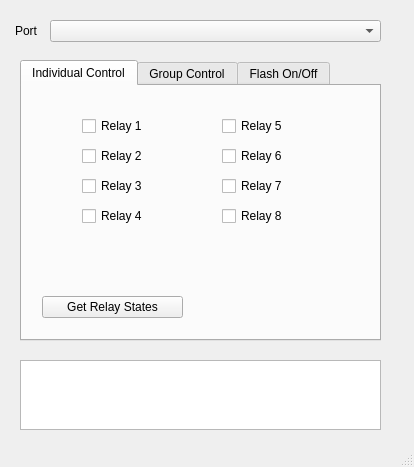
<?xml version="1.0" encoding="UTF-8"?>
<ui version="4.0">
 <class>MainWindow</class>
 <widget class="QMainWindow" name="MainWindow">
  <property name="geometry">
   <rect>
    <x>0</x>
    <y>0</y>
    <width>414</width>
    <height>467</height>
   </rect>
  </property>
  <property name="windowTitle">
   <string>MainWindow</string>
  </property>
  <widget class="QWidget" name="centralwidget">
   <widget class="QComboBox" name="comboBox">
    <property name="geometry">
     <rect>
      <x>50</x>
      <y>20</y>
      <width>331</width>
      <height>22</height>
     </rect>
    </property>
   </widget>
   <widget class="QLabel" name="label">
    <property name="geometry">
     <rect>
      <x>15</x>
      <y>24</y>
      <width>57</width>
      <height>14</height>
     </rect>
    </property>
    <property name="text">
     <string>Port</string>
    </property>
   </widget>
   <widget class="QTabWidget" name="tabWidget">
    <property name="geometry">
     <rect>
      <x>20</x>
      <y>60</y>
      <width>361</width>
      <height>281</height>
     </rect>
    </property>
    <property name="currentIndex">
     <number>0</number>
    </property>
    <widget class="QWidget" name="tab">
     <attribute name="title">
      <string>Individual Control</string>
     </attribute>
     <widget class="QCheckBox" name="checkBox_5">
      <property name="geometry">
       <rect>
        <x>200</x>
        <y>30</y>
        <width>85</width>
        <height>20</height>
       </rect>
      </property>
      <property name="text">
       <string>Relay 5</string>
      </property>
     </widget>
     <widget class="QCheckBox" name="checkBox_4">
      <property name="geometry">
       <rect>
        <x>60</x>
        <y>120</y>
        <width>85</width>
        <height>20</height>
       </rect>
      </property>
      <property name="text">
       <string>Relay 4</string>
      </property>
     </widget>
     <widget class="QCheckBox" name="checkBox_2">
      <property name="geometry">
       <rect>
        <x>60</x>
        <y>60</y>
        <width>85</width>
        <height>20</height>
       </rect>
      </property>
      <property name="text">
       <string>Relay 2</string>
      </property>
     </widget>
     <widget class="QCheckBox" name="checkBox_3">
      <property name="geometry">
       <rect>
        <x>60</x>
        <y>90</y>
        <width>85</width>
        <height>20</height>
       </rect>
      </property>
      <property name="text">
       <string>Relay 3</string>
      </property>
     </widget>
     <widget class="QCheckBox" name="checkBox">
      <property name="geometry">
       <rect>
        <x>60</x>
        <y>30</y>
        <width>85</width>
        <height>20</height>
       </rect>
      </property>
      <property name="text">
       <string>Relay 1</string>
      </property>
     </widget>
     <widget class="QCheckBox" name="checkBox_7">
      <property name="geometry">
       <rect>
        <x>200</x>
        <y>90</y>
        <width>85</width>
        <height>20</height>
       </rect>
      </property>
      <property name="text">
       <string>Relay 7</string>
      </property>
     </widget>
     <widget class="QCheckBox" name="checkBox_8">
      <property name="geometry">
       <rect>
        <x>200</x>
        <y>120</y>
        <width>85</width>
        <height>20</height>
       </rect>
      </property>
      <property name="text">
       <string>Relay 8</string>
      </property>
     </widget>
     <widget class="QCheckBox" name="checkBox_6">
      <property name="geometry">
       <rect>
        <x>200</x>
        <y>60</y>
        <width>85</width>
        <height>20</height>
       </rect>
      </property>
      <property name="text">
       <string>Relay 6</string>
      </property>
     </widget>
     <widget class="QPushButton" name="pushButton">
      <property name="geometry">
       <rect>
        <x>20</x>
        <y>210</y>
        <width>141</width>
        <height>22</height>
       </rect>
      </property>
      <property name="text">
       <string>Get Relay States</string>
      </property>
     </widget>
    </widget>
    <widget class="QWidget" name="tab_2">
     <attribute name="title">
      <string>Group Control</string>
     </attribute>
     <widget class="QCheckBox" name="checkBox_9">
      <property name="geometry">
       <rect>
        <x>60</x>
        <y>30</y>
        <width>85</width>
        <height>20</height>
       </rect>
      </property>
      <property name="text">
       <string>Relay 1</string>
      </property>
     </widget>
     <widget class="QCheckBox" name="checkBox_10">
      <property name="geometry">
       <rect>
        <x>60</x>
        <y>60</y>
        <width>85</width>
        <height>20</height>
       </rect>
      </property>
      <property name="text">
       <string>Relay 2</string>
      </property>
     </widget>
     <widget class="QCheckBox" name="checkBox_11">
      <property name="geometry">
       <rect>
        <x>60</x>
        <y>90</y>
        <width>85</width>
        <height>20</height>
       </rect>
      </property>
      <property name="text">
       <string>Relay 3</string>
      </property>
     </widget>
     <widget class="QCheckBox" name="checkBox_12">
      <property name="geometry">
       <rect>
        <x>60</x>
        <y>120</y>
        <width>85</width>
        <height>20</height>
       </rect>
      </property>
      <property name="text">
       <string>Relay 4</string>
      </property>
     </widget>
     <widget class="QCheckBox" name="checkBox_13">
      <property name="geometry">
       <rect>
        <x>200</x>
        <y>30</y>
        <width>85</width>
        <height>20</height>
       </rect>
      </property>
      <property name="text">
       <string>Relay 5</string>
      </property>
     </widget>
     <widget class="QCheckBox" name="checkBox_14">
      <property name="geometry">
       <rect>
        <x>200</x>
        <y>60</y>
        <width>85</width>
        <height>20</height>
       </rect>
      </property>
      <property name="text">
       <string>Relay 6</string>
      </property>
     </widget>
     <widget class="QCheckBox" name="checkBox_15">
      <property name="geometry">
       <rect>
        <x>200</x>
        <y>90</y>
        <width>85</width>
        <height>20</height>
       </rect>
      </property>
      <property name="text">
       <string>Relay 7</string>
      </property>
     </widget>
     <widget class="QCheckBox" name="checkBox_16">
      <property name="geometry">
       <rect>
        <x>200</x>
        <y>120</y>
        <width>85</width>
        <height>20</height>
       </rect>
      </property>
      <property name="text">
       <string>Relay 8</string>
      </property>
     </widget>
     <widget class="QPushButton" name="pushButton_2">
      <property name="geometry">
       <rect>
        <x>200</x>
        <y>210</y>
        <width>141</width>
        <height>22</height>
       </rect>
      </property>
      <property name="text">
       <string>Set Relay States</string>
      </property>
     </widget>
     <widget class="QPushButton" name="pushButton_3">
      <property name="geometry">
       <rect>
        <x>20</x>
        <y>210</y>
        <width>141</width>
        <height>22</height>
       </rect>
      </property>
      <property name="text">
       <string>Get Relay States</string>
      </property>
     </widget>
     <widget class="QPushButton" name="pushButton_5">
      <property name="geometry">
       <rect>
        <x>20</x>
        <y>180</y>
        <width>91</width>
        <height>22</height>
       </rect>
      </property>
      <property name="text">
       <string>All On</string>
      </property>
     </widget>
     <widget class="QPushButton" name="pushButton_6">
      <property name="geometry">
       <rect>
        <x>140</x>
        <y>180</y>
        <width>91</width>
        <height>22</height>
       </rect>
      </property>
      <property name="text">
       <string>All Off</string>
      </property>
     </widget>
     <widget class="QPushButton" name="pushButton_7">
      <property name="geometry">
       <rect>
        <x>250</x>
        <y>180</y>
        <width>91</width>
        <height>22</height>
       </rect>
      </property>
      <property name="text">
       <string>Toggle</string>
      </property>
     </widget>
    </widget>
    <widget class="QWidget" name="tab_3">
     <attribute name="title">
      <string>Flash On/Off</string>
     </attribute>
     <widget class="QLineEdit" name="lineEdit">
      <property name="geometry">
       <rect>
        <x>200</x>
        <y>80</y>
        <width>51</width>
        <height>22</height>
       </rect>
      </property>
      <property name="text">
       <string>10</string>
      </property>
     </widget>
     <widget class="QPushButton" name="pushButton_4">
      <property name="geometry">
       <rect>
        <x>260</x>
        <y>80</y>
        <width>80</width>
        <height>22</height>
       </rect>
      </property>
      <property name="text">
       <string>Flash</string>
      </property>
     </widget>
     <widget class="QComboBox" name="comboBox_2">
      <property name="geometry">
       <rect>
        <x>20</x>
        <y>80</y>
        <width>91</width>
        <height>22</height>
       </rect>
      </property>
     </widget>
     <widget class="QLabel" name="label_3">
      <property name="geometry">
       <rect>
        <x>200</x>
        <y>60</y>
        <width>57</width>
        <height>14</height>
       </rect>
      </property>
      <property name="text">
       <string>Interval</string>
      </property>
     </widget>
     <widget class="QComboBox" name="comboBox_3">
      <property name="geometry">
       <rect>
        <x>120</x>
        <y>80</y>
        <width>71</width>
        <height>22</height>
       </rect>
      </property>
     </widget>
    </widget>
   </widget>
   <widget class="QTextEdit" name="textEdit">
    <property name="geometry">
     <rect>
      <x>20</x>
      <y>360</y>
      <width>361</width>
      <height>70</height>
     </rect>
    </property>
    <property name="readOnly">
     <bool>true</bool>
    </property>
   </widget>
  </widget>
  <widget class="QStatusBar" name="statusbar"/>
 </widget>
 <resources/>
 <connections/>
</ui>
